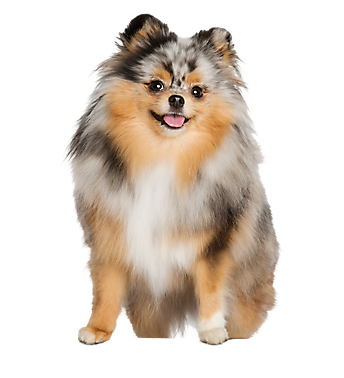
#> input picture dog1.png, 344 x 378 px
$ jupyter execute block_shuffle.ipynb   (shell and % lines are left out)
#> lines starting #> are read from the running program, lines starting #| are printed output that depends on the picture; long printed decimals are rounded
[cell 1]
import numpy as np

import PIL
from PIL import ImageChops, ImageStat

from matplotlib.pyplot import imshow

from itertools import product

[cell 2]
dog1 = PIL.Image.open('dog1.png').convert('RGB').crop((50, 0, 300, 350))
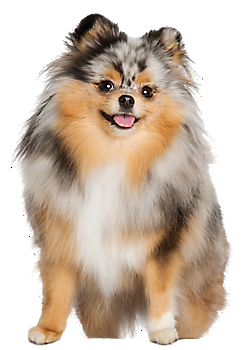
#> dog1: PIL image 250x350 RGB; mean R, G, B 206.1, 190.3, 175.5

imshow(dog1)

[cell 3]
dog2 = PIL.Image.open('dog2.png').convert('RGB').crop((0, 35, 300, 285))
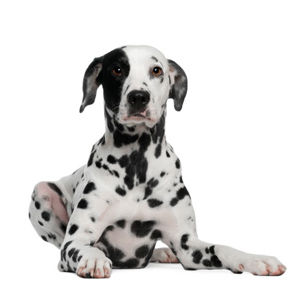
#> input picture dog2.png, 300 x 300 px
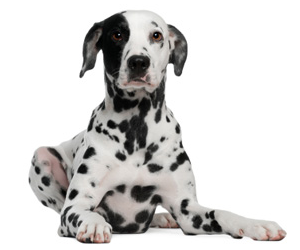
#> dog2: PIL image 300x250 RGB; mean R, G, B 213.3, 212.1, 211

imshow(dog2)

[cell 4]
def get_boxes(img, box_size=25):

    lx = range(0, img.size[0] + box_size, box_size)
    ly = range(0, img.size[1] + box_size, box_size)

    return [(tx[0], ty[0], tx[1], ty[1]) for tx, ty in product(zip(lx[:-1], lx[1:]), zip(ly[:-1], ly[1:]), repeat=True)]

# calc_boxes((75, 50))

[cell 5]
def is_whitespace(im, threshold):
    return np.mean(ImageStat.Stat(im).mean) >= threshold

[cell 6]
def get_boxes_non_blank(img, box_size, threshold):

    return [box for box in get_boxes(img, box_size) if not is_whitespace(img.crop(box), threshold)]

[cell 7]
def calc_diff(im1, im2):

    return sum(ImageStat.Stat(ImageChops.difference(im1, im2)).rms)

print(calc_diff(dog1.crop((0, 0, 25, 25)), dog2.crop((0, 0, 25, 25))))
#| 0.0
print(calc_diff(dog1.crop((0, 0, 25, 25)), dog2.crop((75, 0, 100, 25))))
#| 86.902

[cell 8]
def replace_with_closest(im1, im2, box_size=25, threshold=255, mean_filter=1.0):

    assert 0 <= threshold <= 255
    assert 0.0 <= mean_filter <= 1.0

    imo = im1.copy()

    boxes1 = get_boxes_non_blank(im1, box_size, threshold)
#> boxes1 = 587 items, first 6: (10, 140, 20, 150), (10, 150, 20, 160), (10, 160, 20, 170), (20, 120, 30, 130), (20, 130, 30, 140), (20, 140, 30, 150)
    boxes2 = get_boxes_non_blank(im2, box_size, threshold)
#> boxes2 = 315 items, first 6: (20, 170, 30, 180), (20, 180, 30, 190), (30, 140, 40, 150), (30, 150, 40, 160), (30, 160, 40, 170), (30, 170, 40, 180)

    c2s = [im2.crop(box2) for box2 in boxes2]
#> c2s = 315 items
    c2s_mean = np.array([ImageStat.Stat(c2).mean for c2 in c2s])
#> c2s_mean = 315 rows, first 8: [244.6, 244.6, 244.6], [246.8, 246.7, 246.8], [250.1, 249.7, 249.4], [202.6, 198.2, 196.8], [143.9, 143.6, 141.9], [155, 155, 154], [178.5, 178.8, 176.6], [219, 219, 218.4]

    err_tot = 0

    for box1 in boxes1:

        c1 = im1.crop(box1)
        err_old = None

        # pre-filtering here
        if mean_filter < 1:
            c_diff = ((c2s_mean - np.array(ImageStat.Stat(c1).mean)) ** 2).sum(1)
            c2s_f = [c2s[i] for i in np.argsort(c_diff)[:int(len(c_diff) * mean_filter)]]
        else:
            c2s_f = c2s

        for c2 in c2s_f:
            for deg in [0, 90, 180, 270]:

                c2_r = c2.rotate(deg)
                err_new = calc_diff(c1, c2_r)

                if (err_old is None) or (err_new < err_old):
                    c2_use = c2_r
                    err_old = err_new

        imo.paste(c2_use, box1)
        err_tot += err_old
#> this loop made 587 passes
#> (box1, err_tot) on passes 1 to 12: ((10, 140, 20, 150), 43.66), ((10, 150, 20, 160), 150.9), ((10, 160, 20, 170), 233.7), ((20, 120, 30, 130), 312), ((20, 130, 30, 140), 451), ((20, 140, 30, 150), 554.5), ((20, 150, 30, 160), 687.9), ((20, 160, 30, 170), 737.4), ((20, 170, 30, 180), 785.6), ((20, 180, 30, 190), 850.2), ((20, 190, 30, 200), 944), ((20, 200, 30, 210), 1046.3)
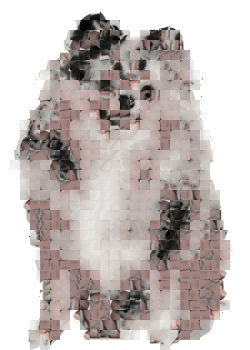
#> imo: PIL image 250x350 RGB; mean R, G, B 197.5, 189.5, 186.8
#> after the loop, err_tot = 45992.7

    print(err_tot)
#| 45992.659

    return imo

[cell 9]

dog12 = replace_with_closest(dog1, dog2, 10, 250, 0.05)

imshow(dog12)

[cell 10]
dog12.save('dog12.png')

[cell 11]

dog21 = replace_with_closest(dog2, dog1, 10, 250, 0.05)
#> call 2 of replace_with_closest, with box_size = 10, threshold = 250, mean_filter = 0.05
#> in replace_with_closest (call 2), `boxes1 = get_boxes_non_blank(im1, box_size, threshold)`: boxes1 has the same summary as boxes2
#> in replace_with_closest (call 2), `boxes2 = get_boxes_non_blank(im2, box_size, threshold)`: boxes2 has the same summary as boxes1
#> in replace_with_closest (call 2), `c2s = [im2.crop(box2) for box2 in boxes2]`: c2s = 587 items
#> in replace_with_closest (call 2), `c2s_mean = np.array([ImageStat.Stat(c2).mean for c2 in c2s])`: c2s_mean = 587 rows, first 8: [239.2, 238.1, 237.6], [225.6, 223.4, 221.9], [241.6, 239.9, 239.4], [216.3, 212.5, 209.5], [157.6, 150.9, 146.4], [114.8, 103.9, 96.98], [151.8, 141.7, 134.7], [194.7, 186.5, 178.4]
#> the loop in replace_with_closest (call 2), `for box1 in boxes1: ` made 315 passes
#> (box1, err_tot) on passes 1 to 12: ((20, 170, 30, 180), 59.4), ((20, 180, 30, 190), 119.3), ((30, 140, 40, 150), 151.3), ((30, 150, 40, 160), 245.4), ((30, 160, 40, 170), 391.9), ((30, 170, 40, 180), 511.4), ((30, 180, 40, 190), 592.8), ((30, 190, 40, 200), 665.2), ((40, 140, 50, 150), 736.6), ((40, 150, 50, 160), 773.5), ((40, 160, 50, 170), 827.9), ((40, 170, 50, 180), 946.2)
#> after the loop in replace_with_closest (call 2), `for box1 in boxes1:`:
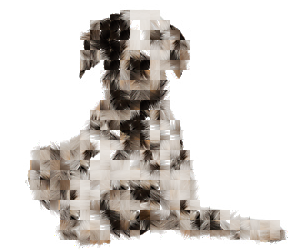
#> imo: PIL image 300x250 RGB; mean R, G, B 216.3, 212.2, 208.7
#> after the loop in replace_with_closest (call 2), `for box1 in boxes1:`: err_tot = 31526.1
#| 31526.084
